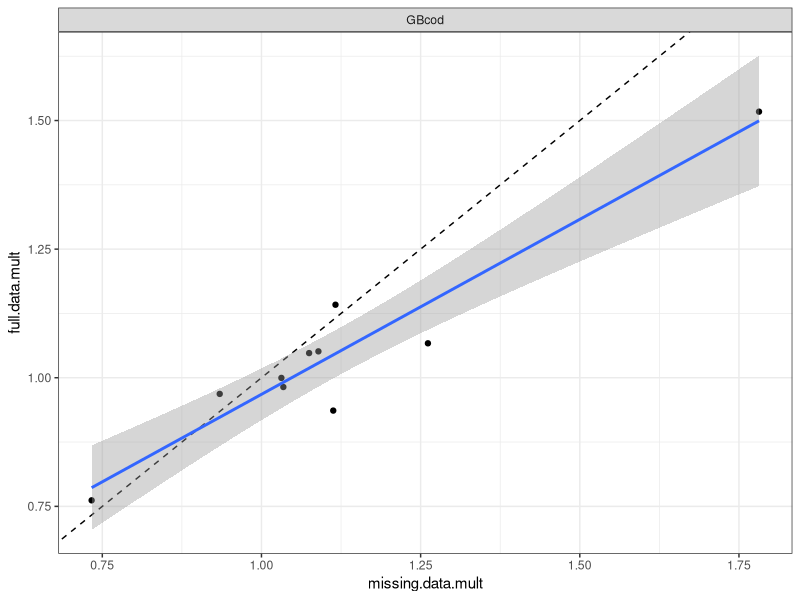
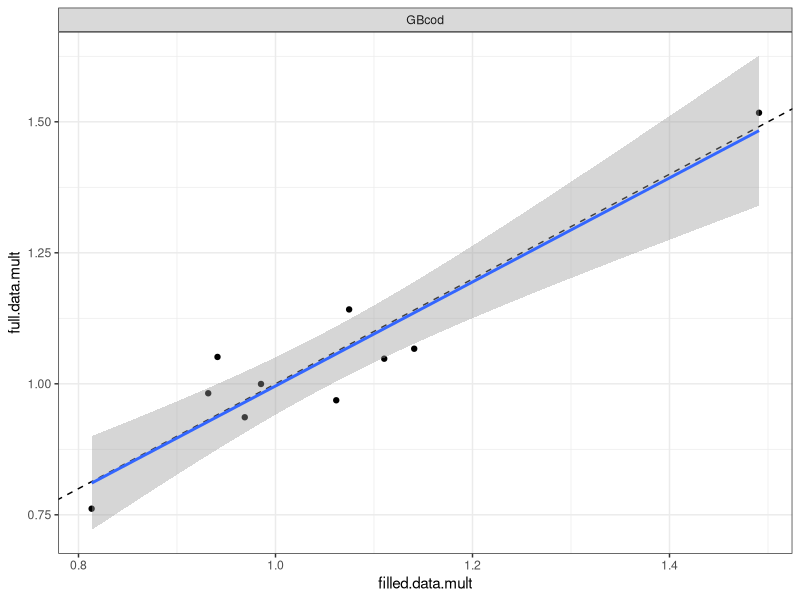
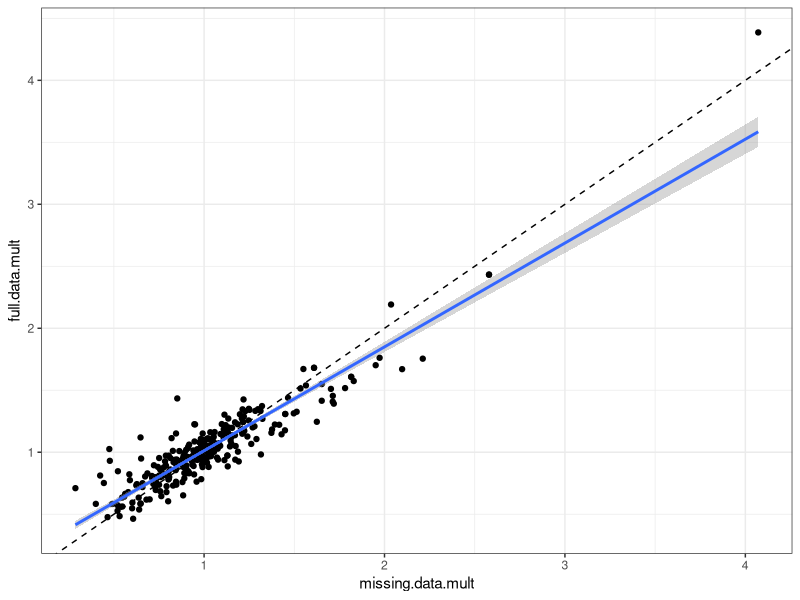
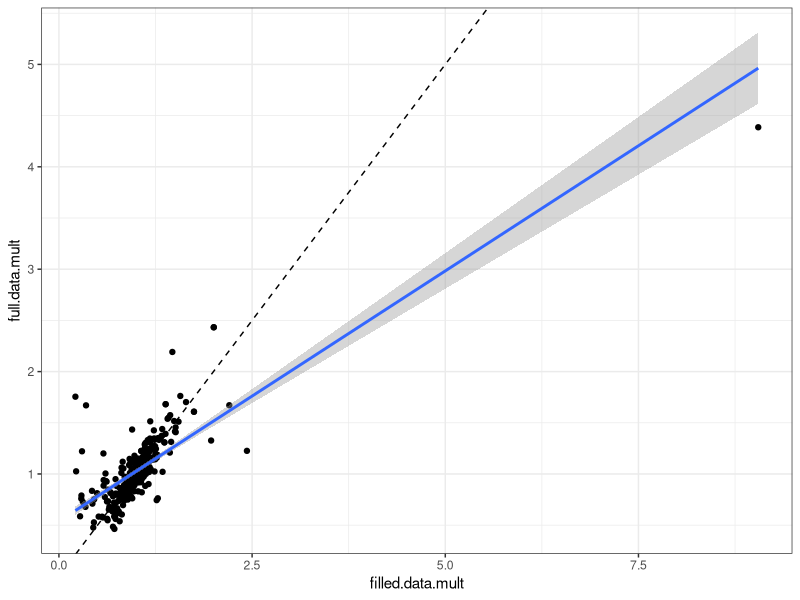
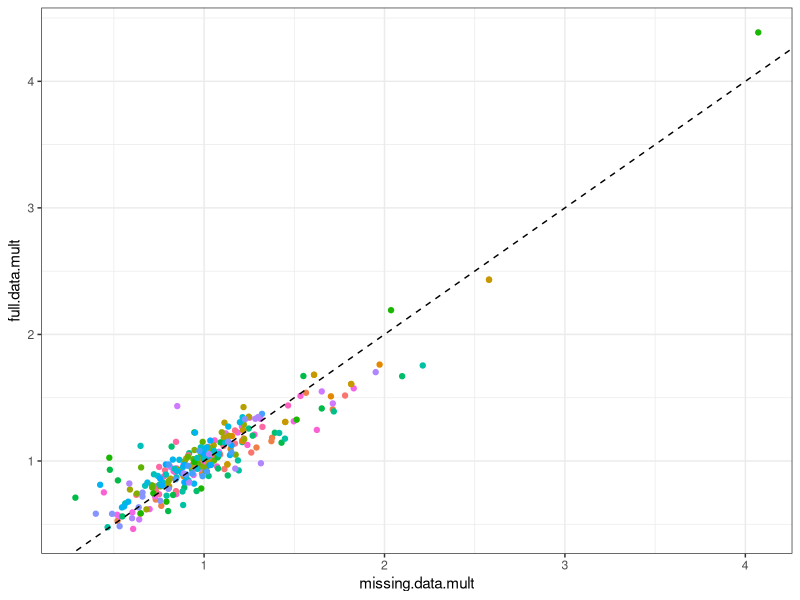
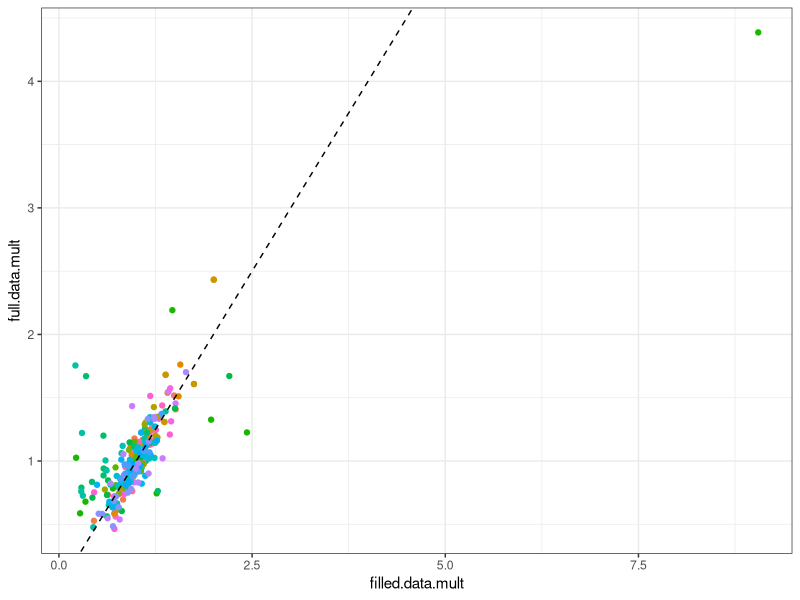
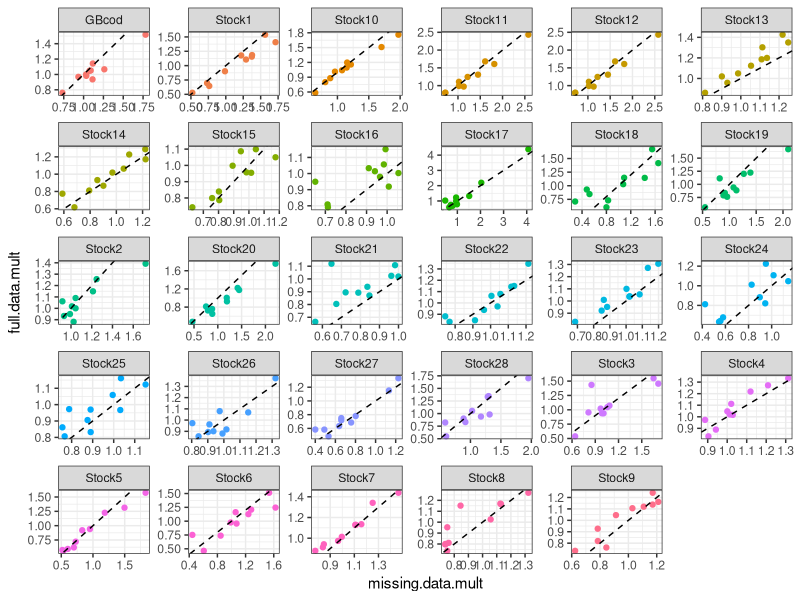
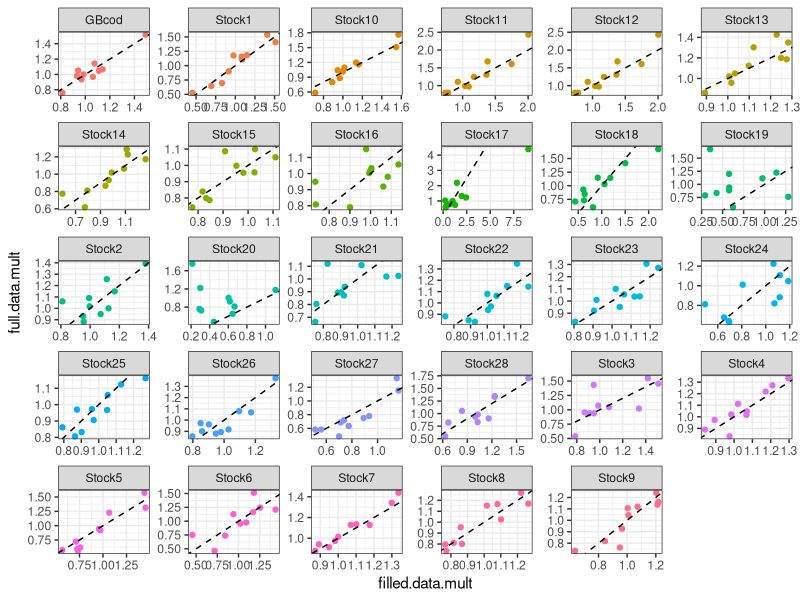

R code for these plots, in order:
# 4_plot_results.R
# look at the multipliers a number of ways

# set working directory to source file location to begin

library(dplyr)
library(tidyr)
library(ggplot2)

df <- read.csv("../data/multipliers.csv")
corrdf <- read.csv("../data/correlations.csv")

# Only GB cod
gbcod <- filter(df, StockID == "GBcod")

p1 <- ggplot(gbcod, aes(x=missing.data.mult, y=full.data.mult)) +
  geom_point() +
  geom_abline(slope = 1, linetype = "dashed") +
  geom_smooth(method='lm') +
  facet_wrap(~ StockID) +
  theme_bw()
p1
ggsave(filename = "../plots/GBcod.png", p1, width = 5, height = 5, units = "in")

p1f <- ggplot(gbcod, aes(x=filled.data.mult, y=full.data.mult)) +
  geom_point() +
  geom_abline(slope = 1, linetype = "dashed") +
  geom_smooth(method='lm') +
  facet_wrap(~ StockID) +
  theme_bw()
p1f
ggsave(filename = "../plots/GBcodf.png", p1f, width = 5, height = 5, units = "in")

# all stocks
p2 <- ggplot(df, aes(x=missing.data.mult, y=full.data.mult)) +
  geom_point() +
  geom_abline(slope = 1, linetype = "dashed") +
  geom_smooth(method='lm') +
  theme_bw()
p2
ggsave(filename = "../plots/all.png", p2, width = 5, height = 5, units = "in")

p2f <- ggplot(df, aes(x=filled.data.mult, y=full.data.mult)) +
  geom_point() +
  geom_abline(slope = 1, linetype = "dashed") +
  geom_smooth(method='lm') +
  theme_bw()
p2f
ggsave(filename = "../plots/allf.png", p2f, width = 5, height = 5, units = "in")

# all stocks colored
p3 <- ggplot(df, aes(x=missing.data.mult, y=full.data.mult, color=StockID)) +
  geom_point() +
  geom_abline(slope = 1, linetype = "dashed") +
  theme_bw() +
  theme(legend.position = "none")
p3
ggsave(filename = "../plots/all_colored.png", p3, width = 5, height = 5, units = "in")

p3f <- ggplot(df, aes(x=filled.data.mult, y=full.data.mult, color=StockID)) +
  geom_point() +
  geom_abline(slope = 1, linetype = "dashed") +
  theme_bw() +
  theme(legend.position = "none")
p3f
ggsave(filename = "../plots/all_coloredf.png", p3f, width = 5, height = 5, units = "in")

# all stocks faceted
p4 <- ggplot(df, aes(x=missing.data.mult, y=full.data.mult, color=StockID)) +
  geom_point() +
  geom_abline(slope = 1, linetype = "dashed") +
  facet_wrap(~ StockID, scales = "free") +
  theme_bw() +
  theme(legend.position = "none")
p4
ggsave(filename = "../plots/all_faceted.png", p4, width = 8, height = 8, units = "in")

p4f <- ggplot(df, aes(x=filled.data.mult, y=full.data.mult, color=StockID)) +
  geom_point() +
  geom_abline(slope = 1, linetype = "dashed") +
  facet_wrap(~ StockID, scales = "free") +
  theme_bw() +
  theme(legend.position = "none")
p4f
ggsave(filename = "../plots/all_facetedf.png", p4f, width = 8, height = 8, units = "in")

# all stocks faceted - same axes
p4a <- ggplot(df, aes(x=missing.data.mult, y=full.data.mult, color=StockID)) +
  geom_point() +
  geom_abline(slope = 1, linetype = "dashed") +
  facet_wrap(~ StockID) +
  theme_bw() +
  theme(legend.position = "none")
p4a
ggsave(filename = "../plots/all_faceted_same_axes.png", p4a, width = 8, height = 8, units = "in")

p4af <- ggplot(df, aes(x=filled.data.mult, y=full.data.mult, color=StockID)) +
  geom_point() +
  geom_abline(slope = 1, linetype = "dashed") +
  facet_wrap(~ StockID) +
  theme_bw() +
  theme(legend.position = "none")
p4af
ggsave(filename = "../plots/all_faceted_same_axesf.png", p4af, width = 8, height = 8, units = "in")

# grouped by terminal year
p5 <- ggplot(df, aes(x=missing.data.mult, y=full.data.mult, color=StockID)) +
  geom_point() +
  geom_abline(slope = 1, linetype = "dashed") +
  facet_wrap(~ TermYear, scales = "free") +
  theme_bw() +
  theme(legend.position = "none")
p5
ggsave(filename = "../plots/all_by_termyear.png", p5, width = 8, height = 8, units = "in")

p5f <- ggplot(df, aes(x=filled.data.mult, y=full.data.mult, color=StockID)) +
  geom_point() +
  geom_abline(slope = 1, linetype = "dashed") +
  facet_wrap(~ TermYear, scales = "free") +
  theme_bw() +
  theme(legend.position = "none")
p5f
ggsave(filename = "../plots/all_by_termyearf.png", p5f, width = 8, height = 8, units = "in")

# grouped by terminal year - same axes
p5a <- ggplot(df, aes(x=missing.data.mult, y=full.data.mult, color=StockID)) +
  geom_point() +
  geom_abline(slope = 1, linetype = "dashed") +
  facet_wrap(~ TermYear) +
  theme_bw() +
  theme(legend.position = "none")
p5a
ggsave(filename = "../plots/all_by_termyear_same_axes.png", p5a, width = 8, height = 8, units = "in")

p5af <- ggplot(df, aes(x=filled.data.mult, y=full.data.mult, color=StockID)) +
  geom_point() +
  geom_abline(slope = 1, linetype = "dashed") +
  facet_wrap(~ TermYear) +
  theme_bw() +
  theme(legend.position = "none")
p5af
ggsave(filename = "../plots/all_by_termyear_same_axesf.png", p5af, width = 8, height = 8, units = "in")

# compute differences, squared differences, and relative of both from multipliers
diffdf <- df %>%
  mutate(diff = full.data.mult - missing.data.mult,
         diff2 = diff ^ 2,
         reldiff = diff / missing.data.mult,
         reldiff2 = reldiff ^ 2) %>%
  group_by(StockID) %>%
  summarize(avgdiff = mean(diff),
            avgdiff2 = mean(diff2),
            avgreldiff = mean(reldiff),
            avgreldiff2 = mean(reldiff2)) %>%
  pivot_longer(cols = !StockID, names_to = "metric", values_to = "value") %>%
  left_join(corrdf, by = "StockID")

p6 <- ggplot(diffdf, aes(x=corr, y=value)) +
  geom_point() +
  facet_wrap(~ metric, scales = "free_y") +
  theme_bw()
p6
ggsave(filename = "../plots/corr_diffs.png", p6, width = 6, height = 6, units = "in")

diffdff <- df %>%
  mutate(diff = full.data.mult - filled.data.mult,
         diff2 = diff ^ 2,
         reldiff = diff / filled.data.mult,
         reldiff2 = reldiff ^ 2) %>%
  group_by(StockID) %>%
  summarize(avgdiff = mean(diff),
            avgdiff2 = mean(diff2),
            avgreldiff = mean(reldiff),
            avgreldiff2 = mean(reldiff2)) %>%
  pivot_longer(cols = !StockID, names_to = "metric", values_to = "value") %>%
  left_join(corrdf, by = "StockID")

p6f <- ggplot(diffdff, aes(x=corr, y=value)) +
  geom_point() +
  facet_wrap(~ metric, scales = "free_y") +
  theme_bw()
p6f
ggsave(filename = "../plots/corr_diffsf.png", p6f, width = 6, height = 6, units = "in")

diffdiff <- left_join(diffdf, diffdff, by = c("StockID", "metric"))
p7 <- ggplot(diffdiff, aes(x=value.x, y=value.y)) +
  geom_point() +
  facet_wrap(~ metric, scales = "free_y") +
  xlab("missing") +
  ylab("filled") +
  geom_abline(slope = 1, intercept = 0, linetype = "dashed") +
  theme_bw()
p7
ggsave(filename = "../plots/diffdiff.png", p7, width = 6, height = 6, units = "in")

pdf(file="../plots/allplots.pdf")
print(p1)
print(p1f)
print(p2)
print(p2f)
print(p3)
print(p3f)
print(p4)
print(p4f)
print(p4a)
print(p4af)
print(p5)
print(p5f)
print(p5a)
print(p5af)
print(p6)
print(p6f)
print(p7)
dev.off()

